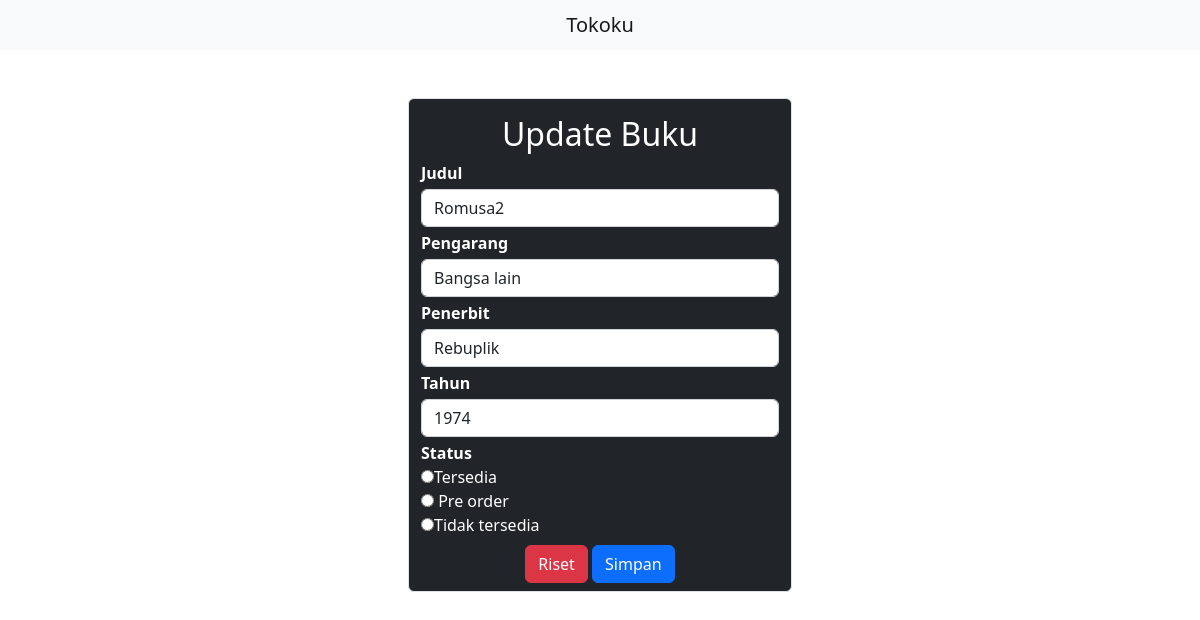
The page /CodeIgniter/index.php/buku/edit/7 on the database its author committed.
### tables this page shows
CREATE TABLE `buku` (
  `id` int(11) NOT NULL,
  `judul` varchar(255) NOT NULL,
  `pengarang` varchar(70) NOT NULL,
  `penerbit` varchar(100) NOT NULL,
  `tahun` int(4) DEFAULT NULL,
  `status` enum('tersedia','pre order','tidak tersedia') NOT NULL
);

### CodeIgniter/application/controllers/Buku.php (called while the page is built, shortened)
<?php
class Buku extends CI_Controller {
    public function edit($id){
        $where = array('id' => $id);
        $data['buku'] = $this->m_buku->edit_buku($where,'buku')->result();
        $this->load->view('edit',$data);
    }
}

### CodeIgniter/index.php (called while the page is built, shortened)
<?php
require_once BASEPATH.'core/CodeIgniter.php';

### CodeIgniter/application/models/M_buku.php (called while the page is built, shortened)
<?php
class M_buku extends CI_Model {
    public function edit_buku($where,$table){
        return $this->db->get_where($table,$where);
    }
}

### CodeIgniter/application/views/edit.php (the view, shortened to what this page needs)
<!doctype html>
<html lang="en">
<head>
    <link href="https://cdn.jsdelivr.net/npm/bootstrap@5.2.0/dist/css/bootstrap.min.css" rel="stylesheet"
>
</head>
<body>
    <header>
        <nav class="navbar bg-light">
            <div class="container">
                <span class="navbar-brand mb-0 h1 mx-auto">Tokoku</span>
            </div>
        </nav>
    </header>
    <section class="content mt-5">
        <div class="row">
            <div class="col-4"></div>
            <div class="col-4">
                <div class="container bg-dark border rounded">
                    <h2 class="text-center pt-3"><span class="text-white">Update Buku</span></h2>
                    <?php foreach ($buku as $book):?>
                    <form method="post" action="<?php echo base_url().'buku/update'; ?>">
                        <div class="form_group">
                            <label for="judul"><span class="text-white"><b>Judul</b> </span></label>
                            <input type="text" name="judul" class="form-control my-1"
                                value="<?php echo $book->judul ?>">
                        </div>
                        <div class="form_group">
                            <label for="pengarang"><span class="text-white"><b>Pengarang</b> </span></label>
                            <input type="text" name="pengarang" class="form-control my-1"
                                value="<?php echo $book->pengarang ?>">
                        </div>
                        <div class="form_group">
                            <label for="penerbit"><span class="text-white"><b>Penerbit</b> </span></label>
                            <input type="text" name="penerbit" class="form-control my-1"
                                value="<?php echo $book->penerbit ?>">
                        </div>
                        <div class="form_group">
                            <label for="tahun"><span class="text-white"><b>Tahun</b> </span></label>
                            <input type="text" name="tahun" class="form-control my-1"
                                value="<?php echo $book->tahun ?>">
                        </div>
                        <div class="form_group" value="<?php echo $book->status ?>">
                            <label for="status">
                                <span class="text-white"><b>Status</b></span>
                            </label> <br>
                            <input type="radio" name="status" value="tersedia"><span class="text-white">Tersedia
                            </span> <br>
                            <input type="radio" name="status" value="pre order" class="text-white"> <span
                                class="text-white">Pre order</span><br>
                            <input type="radio" name="status" valiue="tidak tersedia" class="text-white"><span
                                class="text-white">Tidak tersedia</span><br>
                        </div>
                        <div class="text-center">
                            <button type="submit" class="btn btn-danger my-2">Riset</button>
                            <button type="submit" class="btn btn-primary my-2">Simpan </button>
                        </div>
                    </form>
                    <?php endforeach ?>
                </div>
            </div>
            <div class="col-4"></div>
        </div>
    </section>
</body>
</html>

### rows shown on the page
buku: judul "Romusa2", pengarang "Bangsa lain", penerbit "Rebuplik", tahun "1974"
